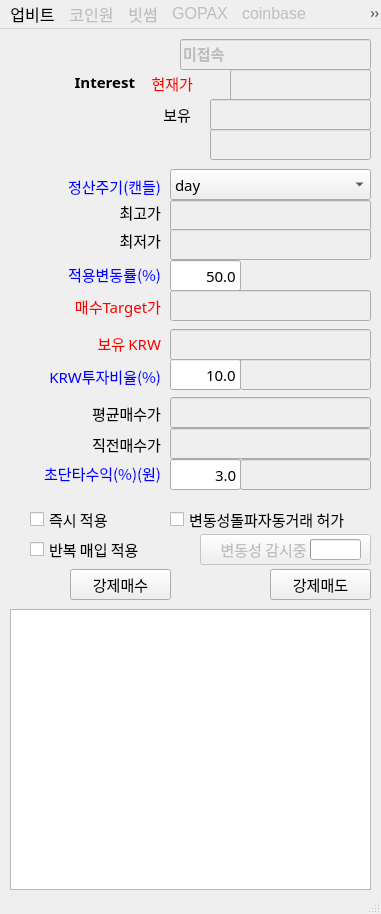
<?xml version="1.0" encoding="UTF-8"?>
<ui version="4.0">
 <class>MainWindow</class>
 <widget class="QMainWindow" name="MainWindow">
  <property name="geometry">
   <rect>
    <x>0</x>
    <y>0</y>
    <width>381</width>
    <height>914</height>
   </rect>
  </property>
  <property name="sizePolicy">
   <sizepolicy hsizetype="Fixed" vsizetype="Fixed">
    <horstretch>0</horstretch>
    <verstretch>0</verstretch>
   </sizepolicy>
  </property>
  <property name="windowTitle">
   <string>24시간 잠들지 않는 bitMeta23.01.27</string>
  </property>
  <property name="windowIcon">
   <iconset>
    <normaloff>2.ico</normaloff>2.ico</iconset>
  </property>
  <property name="windowOpacity">
   <double>80.000000000000000</double>
  </property>
  <property name="animated">
   <bool>false</bool>
  </property>
  <widget class="QWidget" name="centralwidget">
   <widget class="QPushButton" name="btn_inq">
    <property name="enabled">
     <bool>false</bool>
    </property>
    <property name="geometry">
     <rect>
      <x>200</x>
      <y>505</y>
      <width>171</width>
      <height>31</height>
     </rect>
    </property>
    <property name="font">
     <font>
      <family>맑은 고딕</family>
      <pointsize>11</pointsize>
     </font>
    </property>
    <property name="text">
     <string>변동성 감시중             </string>
    </property>
   </widget>
   <widget class="QProgressBar" name="pBar">
    <property name="geometry">
     <rect>
      <x>310</x>
      <y>510</y>
      <width>51</width>
      <height>21</height>
     </rect>
    </property>
    <property name="font">
     <font>
      <pointsize>11</pointsize>
     </font>
    </property>
    <property name="value">
     <number>0</number>
    </property>
    <property name="textVisible">
     <bool>false</bool>
    </property>
    <property name="textDirection">
     <enum>QProgressBar::TopToBottom</enum>
    </property>
   </widget>
   <widget class="QLabel" name="lbl_matic_led">
    <property name="geometry">
     <rect>
      <x>200</x>
      <y>40</y>
      <width>31</width>
      <height>31</height>
     </rect>
    </property>
    <property name="font">
     <font>
      <pointsize>11</pointsize>
     </font>
    </property>
    <property name="text">
     <string/>
    </property>
    <property name="scaledContents">
     <bool>true</bool>
    </property>
   </widget>
   <widget class="QCheckBox" name="cBox_trade">
    <property name="geometry">
     <rect>
      <x>170</x>
      <y>480</y>
      <width>191</width>
      <height>21</height>
     </rect>
    </property>
    <property name="font">
     <font>
      <family>맑은 고딕</family>
      <pointsize>11</pointsize>
     </font>
    </property>
    <property name="toolTip">
     <string>변동성 돌파 자동 거래를 허가 하는것이 거래의 시작입니다.</string>
    </property>
    <property name="text">
     <string>변동성돌파자동거래 허가</string>
    </property>
    <property name="iconSize">
     <size>
      <width>32</width>
      <height>32</height>
     </size>
    </property>
   </widget>
   <widget class="QLineEdit" name="lineEdit_yTop">
    <property name="enabled">
     <bool>false</bool>
    </property>
    <property name="geometry">
     <rect>
      <x>170</x>
      <y>171</y>
      <width>201</width>
      <height>31</height>
     </rect>
    </property>
    <property name="font">
     <font>
      <family>맑은 고딕</family>
      <pointsize>11</pointsize>
     </font>
    </property>
    <property name="alignment">
     <set>Qt::AlignRight|Qt::AlignTrailing|Qt::AlignVCenter</set>
    </property>
   </widget>
   <widget class="QLineEdit" name="lineEdit_yBottom">
    <property name="enabled">
     <bool>false</bool>
    </property>
    <property name="geometry">
     <rect>
      <x>170</x>
      <y>200</y>
      <width>201</width>
      <height>31</height>
     </rect>
    </property>
    <property name="font">
     <font>
      <family>맑은 고딕</family>
      <pointsize>11</pointsize>
     </font>
    </property>
    <property name="alignment">
     <set>Qt::AlignRight|Qt::AlignTrailing|Qt::AlignVCenter</set>
    </property>
   </widget>
   <widget class="QLineEdit" name="lineEdit_targetPrice">
    <property name="enabled">
     <bool>false</bool>
    </property>
    <property name="geometry">
     <rect>
      <x>170</x>
      <y>261</y>
      <width>201</width>
      <height>31</height>
     </rect>
    </property>
    <property name="font">
     <font>
      <family>맑은 고딕</family>
      <pointsize>11</pointsize>
     </font>
    </property>
    <property name="alignment">
     <set>Qt::AlignRight|Qt::AlignTrailing|Qt::AlignVCenter</set>
    </property>
   </widget>
   <widget class="QLabel" name="label_10">
    <property name="geometry">
     <rect>
      <x>0</x>
      <y>434</y>
      <width>161</width>
      <height>21</height>
     </rect>
    </property>
    <property name="font">
     <font>
      <family>맑은 고딕</family>
      <pointsize>11</pointsize>
     </font>
    </property>
    <property name="styleSheet">
     <string notr="true">color:blue;</string>
    </property>
    <property name="text">
     <string>초단타수익(%)(원)</string>
    </property>
    <property name="alignment">
     <set>Qt::AlignRight|Qt::AlignTrailing|Qt::AlignVCenter</set>
    </property>
   </widget>
   <widget class="QLineEdit" name="lineEdit_boyuMATIC">
    <property name="enabled">
     <bool>false</bool>
    </property>
    <property name="geometry">
     <rect>
      <x>210</x>
      <y>70</y>
      <width>161</width>
      <height>31</height>
     </rect>
    </property>
    <property name="font">
     <font>
      <family>맑은 고딕</family>
      <pointsize>11</pointsize>
     </font>
    </property>
    <property name="alignment">
     <set>Qt::AlignRight|Qt::AlignTrailing|Qt::AlignVCenter</set>
    </property>
   </widget>
   <widget class="QLineEdit" name="lineEdit_boyuKRW">
    <property name="enabled">
     <bool>false</bool>
    </property>
    <property name="geometry">
     <rect>
      <x>170</x>
      <y>300</y>
      <width>201</width>
      <height>31</height>
     </rect>
    </property>
    <property name="font">
     <font>
      <family>맑은 고딕</family>
      <pointsize>11</pointsize>
     </font>
    </property>
    <property name="alignment">
     <set>Qt::AlignRight|Qt::AlignTrailing|Qt::AlignVCenter</set>
    </property>
   </widget>
   <widget class="QLineEdit" name="lineEdit_tujaYul">
    <property name="geometry">
     <rect>
      <x>170</x>
      <y>330</y>
      <width>71</width>
      <height>31</height>
     </rect>
    </property>
    <property name="font">
     <font>
      <family>맑은 고딕</family>
      <pointsize>11</pointsize>
     </font>
    </property>
    <property name="toolTip">
     <string>내가 가진 현금중 얼마를 투자 할 것인가를 결정 합니다.</string>
    </property>
    <property name="text">
     <string>10.0</string>
    </property>
    <property name="alignment">
     <set>Qt::AlignRight|Qt::AlignTrailing|Qt::AlignVCenter</set>
    </property>
   </widget>
   <widget class="QPushButton" name="btn_mesu">
    <property name="geometry">
     <rect>
      <x>70</x>
      <y>540</y>
      <width>101</width>
      <height>31</height>
     </rect>
    </property>
    <property name="font">
     <font>
      <family>맑은 고딕</family>
      <pointsize>11</pointsize>
     </font>
    </property>
    <property name="text">
     <string>강제매수</string>
    </property>
   </widget>
   <widget class="QLineEdit" name="lineEdit_byunYul">
    <property name="geometry">
     <rect>
      <x>170</x>
      <y>231</y>
      <width>71</width>
      <height>31</height>
     </rect>
    </property>
    <property name="font">
     <font>
      <family>맑은 고딕</family>
      <pointsize>11</pointsize>
     </font>
    </property>
    <property name="toolTip">
     <string>적용 변동률이 낮을 수록 공격적인 투자를 하게 됩니다. 50%를 권장합니다.</string>
    </property>
    <property name="text">
     <string>50.0</string>
    </property>
    <property name="alignment">
     <set>Qt::AlignRight|Qt::AlignTrailing|Qt::AlignVCenter</set>
    </property>
   </widget>
   <widget class="QPushButton" name="btn_medo">
    <property name="geometry">
     <rect>
      <x>270</x>
      <y>540</y>
      <width>101</width>
      <height>31</height>
     </rect>
    </property>
    <property name="font">
     <font>
      <family>맑은 고딕</family>
      <pointsize>11</pointsize>
     </font>
    </property>
    <property name="text">
     <string>강제매도</string>
    </property>
   </widget>
   <widget class="QLineEdit" name="lineEdit_upbitPrice">
    <property name="enabled">
     <bool>false</bool>
    </property>
    <property name="geometry">
     <rect>
      <x>230</x>
      <y>40</y>
      <width>141</width>
      <height>31</height>
     </rect>
    </property>
    <property name="font">
     <font>
      <family>맑은 고딕</family>
      <pointsize>11</pointsize>
     </font>
    </property>
    <property name="alignment">
     <set>Qt::AlignRight|Qt::AlignTrailing|Qt::AlignVCenter</set>
    </property>
   </widget>
   <widget class="QLabel" name="lbl_upbitInterest">
    <property name="geometry">
     <rect>
      <x>4</x>
      <y>42</y>
      <width>131</width>
      <height>21</height>
     </rect>
    </property>
    <property name="font">
     <font>
      <family>맑은 고딕</family>
      <pointsize>11</pointsize>
      <weight>75</weight>
      <bold>true</bold>
     </font>
    </property>
    <property name="text">
     <string>Interest</string>
    </property>
    <property name="alignment">
     <set>Qt::AlignRight|Qt::AlignTrailing|Qt::AlignVCenter</set>
    </property>
   </widget>
   <widget class="QLabel" name="label_16">
    <property name="geometry">
     <rect>
      <x>80</x>
      <y>173</y>
      <width>81</width>
      <height>21</height>
     </rect>
    </property>
    <property name="font">
     <font>
      <family>맑은 고딕</family>
      <pointsize>11</pointsize>
     </font>
    </property>
    <property name="text">
     <string>최고가</string>
    </property>
    <property name="alignment">
     <set>Qt::AlignRight|Qt::AlignTrailing|Qt::AlignVCenter</set>
    </property>
   </widget>
   <widget class="QLabel" name="label_17">
    <property name="geometry">
     <rect>
      <x>80</x>
      <y>201</y>
      <width>81</width>
      <height>20</height>
     </rect>
    </property>
    <property name="font">
     <font>
      <family>맑은 고딕</family>
      <pointsize>11</pointsize>
     </font>
    </property>
    <property name="text">
     <string>최저가</string>
    </property>
    <property name="alignment">
     <set>Qt::AlignRight|Qt::AlignTrailing|Qt::AlignVCenter</set>
    </property>
   </widget>
   <widget class="QLabel" name="label_18">
    <property name="geometry">
     <rect>
      <x>10</x>
      <y>267</y>
      <width>151</width>
      <height>21</height>
     </rect>
    </property>
    <property name="font">
     <font>
      <family>맑은 고딕</family>
      <pointsize>11</pointsize>
      <underline>false</underline>
     </font>
    </property>
    <property name="styleSheet">
     <string notr="true">color:red;</string>
    </property>
    <property name="text">
     <string>매수Target가</string>
    </property>
    <property name="alignment">
     <set>Qt::AlignRight|Qt::AlignTrailing|Qt::AlignVCenter</set>
    </property>
   </widget>
   <widget class="QLabel" name="label_19">
    <property name="geometry">
     <rect>
      <x>10</x>
      <y>304</y>
      <width>151</width>
      <height>21</height>
     </rect>
    </property>
    <property name="font">
     <font>
      <family>맑은 고딕</family>
      <pointsize>11</pointsize>
     </font>
    </property>
    <property name="styleSheet">
     <string notr="true">color:red;</string>
    </property>
    <property name="text">
     <string>보유 KRW</string>
    </property>
    <property name="alignment">
     <set>Qt::AlignRight|Qt::AlignTrailing|Qt::AlignVCenter</set>
    </property>
   </widget>
   <widget class="QLabel" name="lbl_boyuInterest">
    <property name="geometry">
     <rect>
      <x>10</x>
      <y>70</y>
      <width>181</width>
      <height>31</height>
     </rect>
    </property>
    <property name="font">
     <font>
      <family>맑은 고딕</family>
      <pointsize>11</pointsize>
     </font>
    </property>
    <property name="text">
     <string>보유</string>
    </property>
    <property name="alignment">
     <set>Qt::AlignRight|Qt::AlignTrailing|Qt::AlignVCenter</set>
    </property>
   </widget>
   <widget class="QLabel" name="label_22">
    <property name="geometry">
     <rect>
      <x>10</x>
      <y>235</y>
      <width>151</width>
      <height>21</height>
     </rect>
    </property>
    <property name="font">
     <font>
      <family>맑은 고딕</family>
      <pointsize>11</pointsize>
      <underline>false</underline>
     </font>
    </property>
    <property name="styleSheet">
     <string notr="true">color:blue;</string>
    </property>
    <property name="text">
     <string>적용변동률(%)</string>
    </property>
    <property name="alignment">
     <set>Qt::AlignRight|Qt::AlignTrailing|Qt::AlignVCenter</set>
    </property>
   </widget>
   <widget class="QLabel" name="label_11">
    <property name="geometry">
     <rect>
      <x>0</x>
      <y>337</y>
      <width>161</width>
      <height>20</height>
     </rect>
    </property>
    <property name="font">
     <font>
      <family>맑은 고딕</family>
      <pointsize>11</pointsize>
     </font>
    </property>
    <property name="styleSheet">
     <string notr="true">color:blue;</string>
    </property>
    <property name="text">
     <string>KRW투자비율(%)</string>
    </property>
    <property name="alignment">
     <set>Qt::AlignRight|Qt::AlignTrailing|Qt::AlignVCenter</set>
    </property>
   </widget>
   <widget class="QLineEdit" name="lineEdit_gaingYul">
    <property name="geometry">
     <rect>
      <x>170</x>
      <y>430</y>
      <width>71</width>
      <height>31</height>
     </rect>
    </property>
    <property name="font">
     <font>
      <family>맑은 고딕</family>
      <pointsize>11</pointsize>
     </font>
    </property>
    <property name="toolTip">
     <string>무엇보다 우선적으로 적용되는 옵션으로 평균 매수가의 해당 %보다 높을때 단타 매매를 합니다.</string>
    </property>
    <property name="text">
     <string>3.0</string>
    </property>
    <property name="alignment">
     <set>Qt::AlignRight|Qt::AlignTrailing|Qt::AlignVCenter</set>
    </property>
   </widget>
   <widget class="QLabel" name="label_20">
    <property name="geometry">
     <rect>
      <x>142</x>
      <y>44</y>
      <width>51</width>
      <height>21</height>
     </rect>
    </property>
    <property name="font">
     <font>
      <family>맑은 고딕</family>
      <pointsize>11</pointsize>
      <underline>false</underline>
     </font>
    </property>
    <property name="styleSheet">
     <string notr="true">color:red;</string>
    </property>
    <property name="text">
     <string>현재가</string>
    </property>
    <property name="alignment">
     <set>Qt::AlignRight|Qt::AlignTrailing|Qt::AlignVCenter</set>
    </property>
   </widget>
   <widget class="QLineEdit" name="lineEdit_avgMesu">
    <property name="enabled">
     <bool>false</bool>
    </property>
    <property name="geometry">
     <rect>
      <x>170</x>
      <y>368</y>
      <width>201</width>
      <height>31</height>
     </rect>
    </property>
    <property name="font">
     <font>
      <family>맑은 고딕</family>
      <pointsize>11</pointsize>
     </font>
    </property>
    <property name="text">
     <string/>
    </property>
    <property name="alignment">
     <set>Qt::AlignRight|Qt::AlignTrailing|Qt::AlignVCenter</set>
    </property>
   </widget>
   <widget class="QLabel" name="label_12">
    <property name="geometry">
     <rect>
      <x>10</x>
      <y>374</y>
      <width>151</width>
      <height>21</height>
     </rect>
    </property>
    <property name="font">
     <font>
      <family>맑은 고딕</family>
      <pointsize>11</pointsize>
     </font>
    </property>
    <property name="text">
     <string>평균매수가</string>
    </property>
    <property name="alignment">
     <set>Qt::AlignRight|Qt::AlignTrailing|Qt::AlignVCenter</set>
    </property>
   </widget>
   <widget class="QLineEdit" name="lineEdit_lastMesu">
    <property name="enabled">
     <bool>false</bool>
    </property>
    <property name="geometry">
     <rect>
      <x>170</x>
      <y>399</y>
      <width>201</width>
      <height>31</height>
     </rect>
    </property>
    <property name="font">
     <font>
      <family>맑은 고딕</family>
      <pointsize>11</pointsize>
     </font>
    </property>
    <property name="text">
     <string/>
    </property>
    <property name="alignment">
     <set>Qt::AlignRight|Qt::AlignTrailing|Qt::AlignVCenter</set>
    </property>
   </widget>
   <widget class="QLabel" name="label_13">
    <property name="geometry">
     <rect>
      <x>10</x>
      <y>405</y>
      <width>151</width>
      <height>21</height>
     </rect>
    </property>
    <property name="font">
     <font>
      <family>맑은 고딕</family>
      <pointsize>11</pointsize>
     </font>
    </property>
    <property name="text">
     <string>직전매수가</string>
    </property>
    <property name="alignment">
     <set>Qt::AlignRight|Qt::AlignTrailing|Qt::AlignVCenter</set>
    </property>
   </widget>
   <widget class="QTextEdit" name="textEdit_botSend">
    <property name="geometry">
     <rect>
      <x>10</x>
      <y>580</y>
      <width>361</width>
      <height>281</height>
     </rect>
    </property>
   </widget>
   <widget class="QLineEdit" name="lineEdit_tujaKum">
    <property name="enabled">
     <bool>false</bool>
    </property>
    <property name="geometry">
     <rect>
      <x>240</x>
      <y>330</y>
      <width>131</width>
      <height>31</height>
     </rect>
    </property>
    <property name="font">
     <font>
      <family>맑은 고딕</family>
      <pointsize>11</pointsize>
     </font>
    </property>
    <property name="alignment">
     <set>Qt::AlignRight|Qt::AlignTrailing|Qt::AlignVCenter</set>
    </property>
   </widget>
   <widget class="QLineEdit" name="lineEdit_gaingKum">
    <property name="enabled">
     <bool>false</bool>
    </property>
    <property name="geometry">
     <rect>
      <x>240</x>
      <y>430</y>
      <width>131</width>
      <height>31</height>
     </rect>
    </property>
    <property name="font">
     <font>
      <family>맑은 고딕</family>
      <pointsize>11</pointsize>
     </font>
    </property>
    <property name="alignment">
     <set>Qt::AlignRight|Qt::AlignTrailing|Qt::AlignVCenter</set>
    </property>
   </widget>
   <widget class="QLabel" name="label_14">
    <property name="geometry">
     <rect>
      <x>110</x>
      <y>0</y>
      <width>51</width>
      <height>41</height>
     </rect>
    </property>
    <property name="font">
     <font>
      <family>맑은 고딕</family>
      <pointsize>11</pointsize>
      <italic>false</italic>
     </font>
    </property>
    <property name="text">
     <string/>
    </property>
    <property name="pixmap">
     <pixmap>3.ico</pixmap>
    </property>
    <property name="scaledContents">
     <bool>true</bool>
    </property>
    <property name="alignment">
     <set>Qt::AlignRight|Qt::AlignTrailing|Qt::AlignVCenter</set>
    </property>
   </widget>
   <widget class="QLineEdit" name="lineEdit_idInfo">
    <property name="enabled">
     <bool>false</bool>
    </property>
    <property name="geometry">
     <rect>
      <x>180</x>
      <y>10</y>
      <width>191</width>
      <height>31</height>
     </rect>
    </property>
    <property name="font">
     <font>
      <family>맑은 고딕</family>
      <pointsize>11</pointsize>
      <weight>75</weight>
      <italic>false</italic>
      <bold>true</bold>
     </font>
    </property>
    <property name="text">
     <string>미접속</string>
    </property>
    <property name="alignment">
     <set>Qt::AlignLeading|Qt::AlignLeft|Qt::AlignVCenter</set>
    </property>
   </widget>
   <widget class="QLineEdit" name="lineEdit_boyuMATIC_2">
    <property name="enabled">
     <bool>false</bool>
    </property>
    <property name="geometry">
     <rect>
      <x>210</x>
      <y>100</y>
      <width>161</width>
      <height>31</height>
     </rect>
    </property>
    <property name="font">
     <font>
      <family>맑은 고딕</family>
      <pointsize>11</pointsize>
     </font>
    </property>
    <property name="alignment">
     <set>Qt::AlignRight|Qt::AlignTrailing|Qt::AlignVCenter</set>
    </property>
   </widget>
   <widget class="QLabel" name="label_23">
    <property name="geometry">
     <rect>
      <x>10</x>
      <y>147</y>
      <width>151</width>
      <height>21</height>
     </rect>
    </property>
    <property name="font">
     <font>
      <family>맑은 고딕</family>
      <pointsize>11</pointsize>
      <underline>false</underline>
     </font>
    </property>
    <property name="styleSheet">
     <string notr="true">color:blue;</string>
    </property>
    <property name="text">
     <string>정산주기(캔들)</string>
    </property>
    <property name="alignment">
     <set>Qt::AlignRight|Qt::AlignTrailing|Qt::AlignVCenter</set>
    </property>
   </widget>
   <widget class="QComboBox" name="comboBox_jugi">
    <property name="geometry">
     <rect>
      <x>170</x>
      <y>140</y>
      <width>201</width>
      <height>31</height>
     </rect>
    </property>
    <property name="sizePolicy">
     <sizepolicy hsizetype="Preferred" vsizetype="Preferred">
      <horstretch>0</horstretch>
      <verstretch>0</verstretch>
     </sizepolicy>
    </property>
    <property name="font">
     <font>
      <family>맑은 고딕</family>
      <pointsize>11</pointsize>
     </font>
    </property>
    <property name="toolTip">
     <string>정산 주기를 조절 할 수 있습니다.</string>
    </property>
    <item>
     <property name="text">
      <string>day</string>
     </property>
    </item>
    <item>
     <property name="text">
      <string>minute1</string>
     </property>
    </item>
    <item>
     <property name="text">
      <string>minute3</string>
     </property>
    </item>
    <item>
     <property name="text">
      <string>minute5</string>
     </property>
    </item>
    <item>
     <property name="text">
      <string>minute10</string>
     </property>
    </item>
    <item>
     <property name="text">
      <string>minute15</string>
     </property>
    </item>
    <item>
     <property name="text">
      <string>munite30</string>
     </property>
    </item>
    <item>
     <property name="text">
      <string>minute60</string>
     </property>
    </item>
    <item>
     <property name="text">
      <string>minute240</string>
     </property>
    </item>
   </widget>
   <widget class="QCheckBox" name="cBox_banbok_trade">
    <property name="geometry">
     <rect>
      <x>30</x>
      <y>510</y>
      <width>131</width>
      <height>21</height>
     </rect>
    </property>
    <property name="font">
     <font>
      <family>맑은 고딕</family>
      <pointsize>11</pointsize>
     </font>
    </property>
    <property name="toolTip">
     <string>반복매입이란 1회 최초 타겟가격에 매입을 한후 가격이 하락후 재 상승하여 타겟가에 도달 했을때 추가 매입을 시도 하는 옵션입니다.</string>
    </property>
    <property name="text">
     <string>반복 매입 적용</string>
    </property>
    <property name="iconSize">
     <size>
      <width>32</width>
      <height>32</height>
     </size>
    </property>
   </widget>
   <widget class="QCheckBox" name="cBox_immediatery_trade">
    <property name="geometry">
     <rect>
      <x>30</x>
      <y>480</y>
      <width>101</width>
      <height>21</height>
     </rect>
    </property>
    <property name="font">
     <font>
      <family>맑은 고딕</family>
      <pointsize>11</pointsize>
     </font>
    </property>
    <property name="toolTip">
     <string>즉시 적용이란 변동성 돌파 자동 거래를 허가 했을때 이미 매수 타갯 가격에 도달 한 경우에  즉시 매수가 이루어 집니다. </string>
    </property>
    <property name="text">
     <string>즉시 적용</string>
    </property>
    <property name="iconSize">
     <size>
      <width>32</width>
      <height>32</height>
     </size>
    </property>
   </widget>
  </widget>
  <widget class="QMenuBar" name="menubar">
   <property name="geometry">
    <rect>
     <x>0</x>
     <y>0</y>
     <width>381</width>
     <height>27</height>
    </rect>
   </property>
   <property name="font">
    <font>
     <pointsize>12</pointsize>
    </font>
   </property>
   <widget class="QMenu" name="menu_2">
    <property name="title">
     <string>업비트</string>
    </property>
    <addaction name="actionLogin"/>
    <addaction name="actionStop"/>
    <addaction name="separator"/>
    <addaction name="actionBTasking"/>
    <addaction name="separator"/>
    <addaction name="actionRegister"/>
   </widget>
   <widget class="QMenu" name="menu_3">
    <property name="enabled">
     <bool>false</bool>
    </property>
    <property name="title">
     <string>코인원</string>
    </property>
    <addaction name="actionInquiry"/>
   </widget>
   <widget class="QMenu" name="menu_4">
    <property name="enabled">
     <bool>false</bool>
    </property>
    <property name="title">
     <string>빗썸</string>
    </property>
   </widget>
   <widget class="QMenu" name="menuGOPAX">
    <property name="enabled">
     <bool>false</bool>
    </property>
    <property name="title">
     <string>GOPAX</string>
    </property>
   </widget>
   <widget class="QMenu" name="menuVinance">
    <property name="enabled">
     <bool>false</bool>
    </property>
    <property name="title">
     <string>Vinance</string>
    </property>
   </widget>
   <widget class="QMenu" name="menucoinbase">
    <property name="enabled">
     <bool>false</bool>
    </property>
    <property name="title">
     <string>coinbase</string>
    </property>
   </widget>
   <widget class="QMenu" name="menuKOSPI">
    <property name="enabled">
     <bool>false</bool>
    </property>
    <property name="title">
     <string>KOSPI</string>
    </property>
   </widget>
   <widget class="QMenu" name="menuNasDaq">
    <property name="enabled">
     <bool>false</bool>
    </property>
    <property name="title">
     <string>NasDaq</string>
    </property>
   </widget>
   <widget class="QMenu" name="menu">
    <property name="font">
     <font>
      <family>맑은 고딕</family>
      <pointsize>11</pointsize>
     </font>
    </property>
    <property name="title">
     <string>알고리즘선택</string>
    </property>
    <addaction name="actionqusehdtjdehfvk"/>
    <addaction name="actioncheksxkaoao"/>
   </widget>
   <widget class="QMenu" name="menuAbout">
    <property name="title">
     <string>About</string>
    </property>
    <addaction name="actionaBot"/>
   </widget>
   <addaction name="menu_2"/>
   <addaction name="menu_3"/>
   <addaction name="menu_4"/>
   <addaction name="menuGOPAX"/>
   <addaction name="menucoinbase"/>
   <addaction name="menuVinance"/>
   <addaction name="menuKOSPI"/>
   <addaction name="menuNasDaq"/>
   <addaction name="menu"/>
   <addaction name="menuAbout"/>
  </widget>
  <widget class="QStatusBar" name="statusbar"/>
  <action name="actionLogin">
   <property name="enabled">
    <bool>true</bool>
   </property>
   <property name="icon">
    <iconset>
     <normaloff>gLed.png</normaloff>gLed.png</iconset>
   </property>
   <property name="text">
    <string>로그인</string>
   </property>
   <property name="font">
    <font>
     <family>맑은 고딕</family>
     <pointsize>12</pointsize>
    </font>
   </property>
  </action>
  <action name="actionStop">
   <property name="enabled">
    <bool>true</bool>
   </property>
   <property name="icon">
    <iconset>
     <normaloff>rLed.png</normaloff>rLed.png</iconset>
   </property>
   <property name="text">
    <string>로그아웃</string>
   </property>
   <property name="font">
    <font>
     <family>맑은 고딕</family>
     <pointsize>12</pointsize>
    </font>
   </property>
  </action>
  <action name="actionInquiry">
   <property name="enabled">
    <bool>false</bool>
   </property>
   <property name="text">
    <string>Inquiry</string>
   </property>
  </action>
  <action name="actionRegister">
   <property name="icon">
    <iconset>
     <normaloff>3.ico</normaloff>3.ico</iconset>
   </property>
   <property name="text">
    <string>회원등록</string>
   </property>
   <property name="font">
    <font>
     <family>맑은 고딕</family>
     <pointsize>12</pointsize>
    </font>
   </property>
  </action>
  <action name="actionqusehdtjdehfvk">
   <property name="checkable">
    <bool>true</bool>
   </property>
   <property name="checked">
    <bool>true</bool>
   </property>
   <property name="text">
    <string>변동성돌파 </string>
   </property>
  </action>
  <action name="actionBTasking">
   <property name="icon">
    <iconset>
     <normaloff>1.ico</normaloff>1.ico</iconset>
   </property>
   <property name="text">
    <string>코인변경</string>
   </property>
   <property name="font">
    <font>
     <family>맑은 고딕</family>
     <pointsize>12</pointsize>
    </font>
   </property>
  </action>
  <action name="actioncheksxkaoao">
   <property name="checkable">
    <bool>true</bool>
   </property>
   <property name="checked">
    <bool>true</bool>
   </property>
   <property name="text">
    <string>분봉초단타매매</string>
   </property>
  </action>
  <action name="actionaBot">
   <property name="icon">
    <iconset>
     <normaloff>bitmetaSmall3.bmp</normaloff>bitmetaSmall3.bmp</iconset>
   </property>
   <property name="text">
    <string>aBot</string>
   </property>
  </action>
 </widget>
 <resources/>
 <connections/>
</ui>
